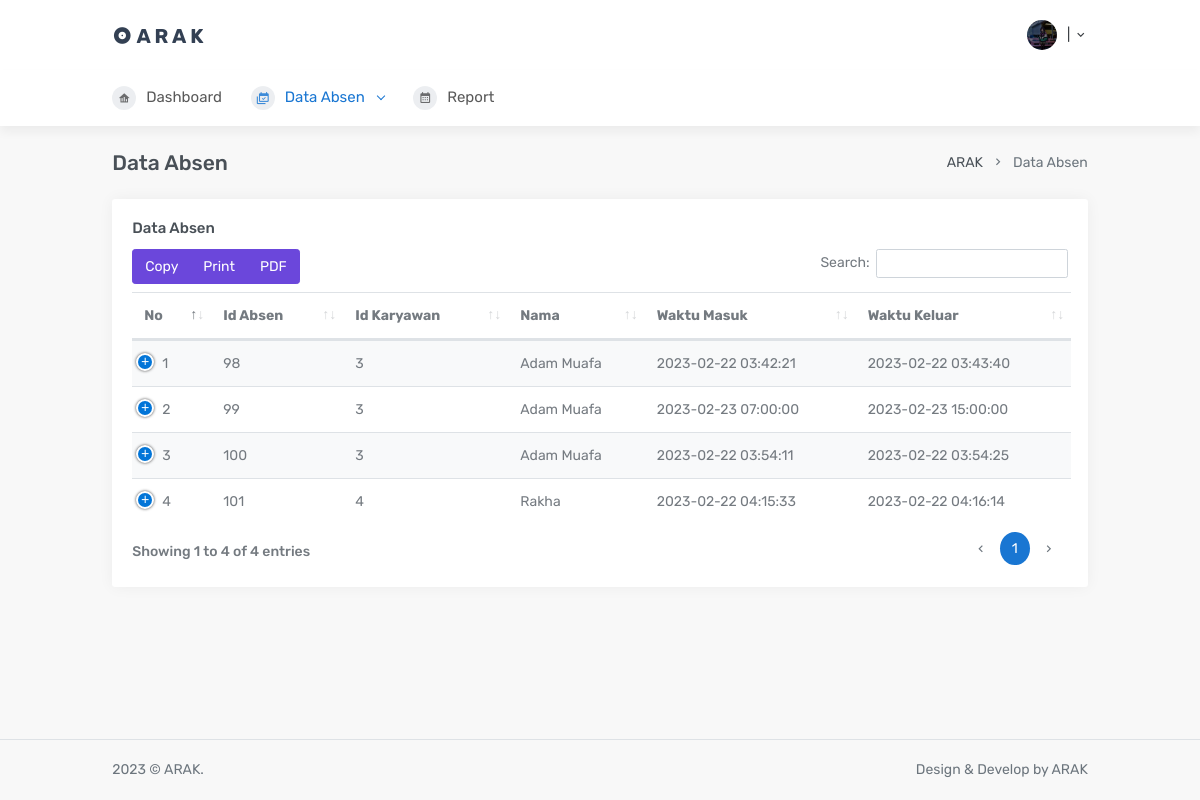
The app's page /add/addabsen.php with its own data.
### tables this page shows
CREATE TABLE `absen` (
  `id_absen` int NOT NULL,
  `id_karyawan` int NOT NULL,
  `nama` varchar(100) NOT NULL,
  `clock_in` datetime NOT NULL,
  `clock_out` datetime NOT NULL
);

### add/addabsen.php (the view, shortened to what this page needs)
<!DOCTYPE html>
<html lang="en">
<?php
$username = $_SESSION['username'];
$level = $_SESSION['level'];
?>
<head>
    <link href="../template/Admin/horizontal/assets/css/bootstrap.min.css" rel="stylesheet" type="text/css" />
    <link href="../template/Admin/horizontal/assets/css/icons.min.css" rel="stylesheet" type="text/css" />
    <link href="../template/Admin/horizontal/assets/css/theme.min.css" rel="stylesheet" type="text/css" />
    <link href="../template/Admin/plugins/datatables/dataTables.bootstrap4.css" rel="stylesheet" type="text/css" />
    <link href="../template/Admin/plugins/datatables/responsive.bootstrap4.css" rel="stylesheet" type="text/css" />
    <link href="../template/Admin/plugins/datatables/buttons.bootstrap4.css" rel="stylesheet" type="text/css" />
    <link href="../template/Admin/plugins/datatables/select.bootstrap4.css" rel="stylesheet" type="text/css" />
</head>
<body>
    <div id="layout-wrapper">
        <div class="main-content">
            <header id="page-topbar">
                <div class="navbar-header">
                    <div class="navbar-brand-box d-flex align-items-left">
                        <a href="index.html" class="logo">
                            <i class="mdi mdi-album"></i>
                            <span>
                                A R A K
                            </span>
                        </a>
                    </div>
                    <div class="d-flex align-items-center">
                        <div class="dropdown d-inline-block ml-2">
                            <button type="button" class="btn header-item waves-effect waves-light" data-toggle="dropdown" aria-haspopup="true" aria-expanded="false">
                                <img class="rounded-circle header-profile-user" src="../img/1.jpg" alt="Header Avatar">
                                <span class="d-none d-sm-inline-block ml-1"><?php echo $username . ' | ' . $level; ?></span>
                                <i class="mdi mdi-chevron-down d-none d-sm-inline-block"></i>
                            </button>
                        </div>
                    </div>
                </div>
            </header>
            <?php
                if($_SESSION['level']== 'admin'){
                    include('../page/menu/admin.php');
                }else {
                    include('../page/menu/karyawan.php');
                }
                ?>
            <div class="page-content">
                <div class="container-fluid">
                    <div class="row">
                        <div class="col-12">
                            <div class="page-title-box d-flex align-items-center justify-content-between">
                                <h4 class="mb-0 font-size-100">Data Absen</h4>
                                <div class="page-title-right">
                                    <ol class="breadcrumb m-0">
                                        <li class="breadcrumb-item"><a href="javascript: void(0);">ARAK</a></li>
                                        <li class="breadcrumb-item active">Data Absen</li>
                                    </ol>
                                </div>
                            </div>
                        </div>
                    </div>
                    <div class="row">
                        <div class="col-12">
                            <div class="card">
                                <div class="card-body">
                                    <h4 class="card-title">Data Absen</h4>
                                    <table id="datatable-buttons" class="table table-striped dt-responsive nowrap">
                                        <thead>
                                            <tr>
                                                <th>No</th>
                                                <th>Id Absen</th>
                                                <th>Id Karyawan</th>
                                                <th>Nama</th>
                                                <th>Waktu Masuk</th>
                                                <th>Waktu Keluar</th>
                                            </tr>
                                        </thead>
                                        <tbody>
                                            <?php
                                            include_once("../Configure/connection.php");
                                            $i = 0;
                                            $result = mysqli_query($db, "select * from absen");
                                            while ($dataabsen = mysqli_fetch_array($result)) {
                                                $i++;
                                            ?>
                                                <tr>
                                                    <td><?php echo $i; ?></td>
                                                    <td><?php echo $dataabsen['id_absen']; ?></td>
                                                    <td><?php echo $dataabsen['id_karyawan']; ?></td>
                                                    <td><?php echo $dataabsen['nama']; ?></td>
                                                    <td><?php echo $dataabsen['clock_in']; ?></td>
                                                    <td><?php echo $dataabsen['clock_out']; ?></td>
                                                </tr>
                                </div>
                            </div>
                        <?php
                                            }
                        ?>
    <footer class="footer">
        <div class="container-fluid">
            <div class="row">
                <div class="col-md-6">
                    <div class="text-center text-lg-left">
                        2023 © ARAK.
                    </div>
                </div>
                <div class="col-md-6">
                    <div class="text-right d-none d-lg-block">
                        Design & Develop by ARAK
                    </div>
                </div>
            </div>
        </div>
    </footer>
</body>
</html>

### records on screen
absen: id_absen "98", id_karyawan "3", nama "Adam Muafa", clock_in "2023-02-22 03:42:21", clock_out "2023-02-22 03:43:40"
absen: id_absen "99", id_karyawan "3", nama "Adam Muafa", clock_in "2023-02-23 07:00:00", clock_out "2023-02-23 15:00:00"
absen: id_absen "100", id_karyawan "3", nama "Adam Muafa", clock_in "2023-02-22 03:54:11", clock_out "2023-02-22 03:54:25"
absen: id_absen "101", id_karyawan "4", nama "Rakha", clock_in "2023-02-22 04:15:33", clock_out "2023-02-22 04:16:14"
